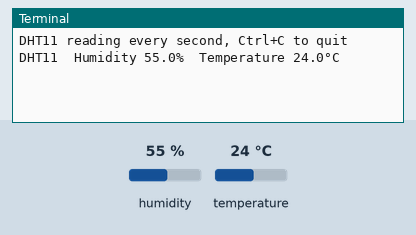
This program was run on a simulated Raspberry Pi (BCM pin numbers). On the bench: the last lines printed to the terminal. The test bench sets the inputs (shaded band); at power-on: humidity 55 %, temperature 24 °C.

Above: at 1.2 s.
1.3 s: humidity set to 22 %
At 2.5 s:
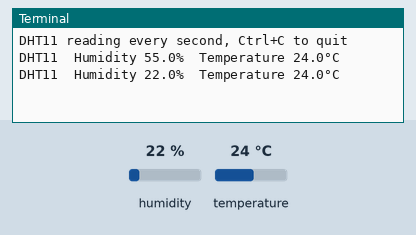
3.0 s: temperature set to 12 °C
At 4.5 s:
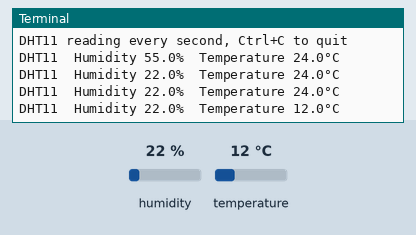
4.7 s: humidity set to 40 %
At 6.3 s:
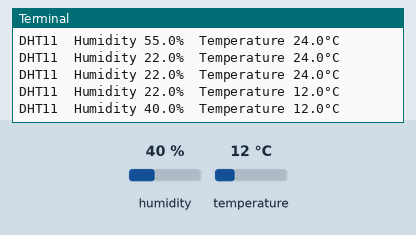
Timing chart, 0 to 7.8 s (numbered marks = the images above; inputs shaded):
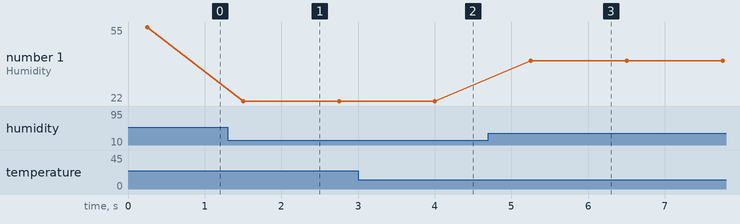

Measured:
- after the input at 1.3 s, the terminal: prints a new line after 0.20 s (image 1)
- after the input at 3.0 s, the terminal: prints a new line after 1.0 s (image 2)
- after the input at 4.7 s, the terminal: prints a new line after 0.55 s (image 3)
- plotted number 1: 55 → 22 after the input at 1.3 s, 22 → 40 after the input at 4.7 s

The program:

dht20_demo.py
```python
import time
import seeed_dht

# for DHT10/20
sensor = seeed_dht.DHT("20",1)
# sensor = seeed_dht.DHT("10")
# for DHT11/DHT22
#sensor = seeed_dht.DHT("22", 12)

print("DHT11 reading every second, Ctrl+C to quit")
try:
    while True:
        humi, temp = sensor.read()
        print(f"DHT11  Humidity {humi:.1f}%  Temperature {temp:.1f}°C")
        time.sleep(1)
except KeyboardInterrupt:
    print("\nBye")
```
